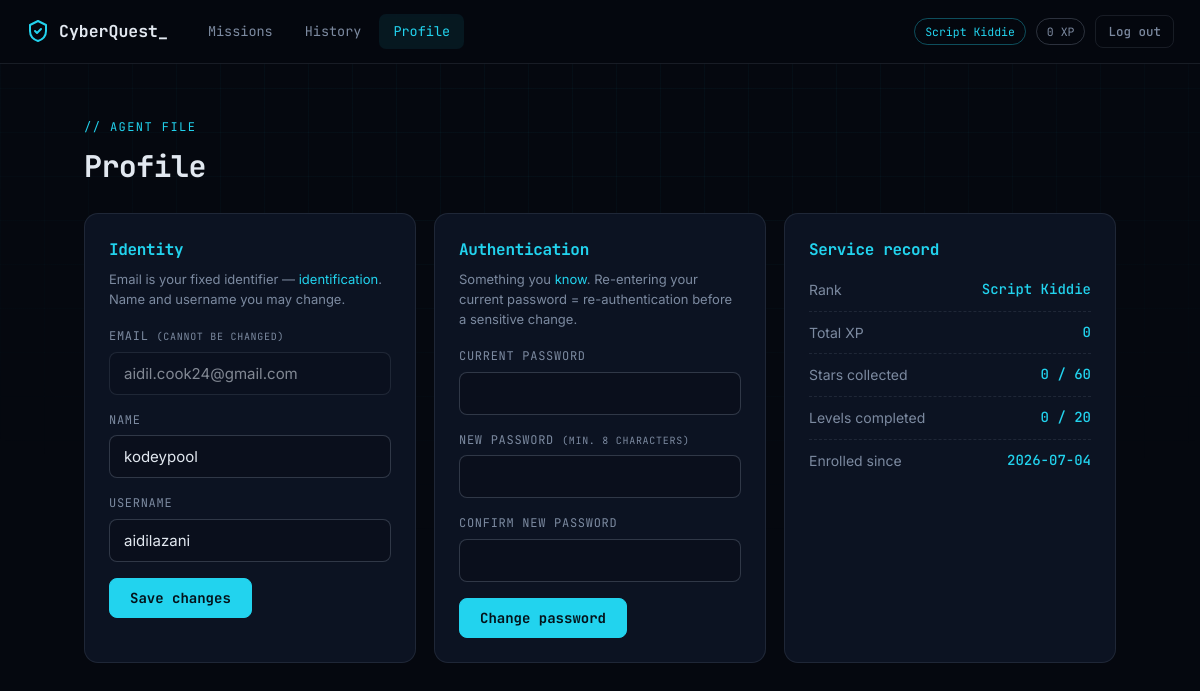
Screenshot of /profile (signed in) with the database file from the repository.
### tables this page shows
CREATE TABLE users (
            id            INTEGER PRIMARY KEY AUTOINCREMENT,
            email         TEXT UNIQUE NOT NULL COLLATE NOCASE,
            username      TEXT UNIQUE NOT NULL COLLATE NOCASE,
            name          TEXT NOT NULL,
            password_hash TEXT NOT NULL,
            created_at    TEXT NOT NULL
        );

### app.py (the view, shortened to what this page needs)
@app.route("/profile", methods=["GET", "POST"])
@login_required
def profile():
    user = current_user()
    stats = user_stats(user["id"])
    message = error = None
    return render_template(
        "profile.html", user=user, stats=stats, message=message, error=error
    )

### app.py (called while the page is built)
def get_db():
    if "db" not in g:
        g.db = sqlite3.connect(DB_PATH)
        g.db.row_factory = sqlite3.Row
        g.db.execute("PRAGMA foreign_keys = ON")
    return g.db

def login_required(view):
    @wraps(view)
    def wrapped(*args, **kwargs):
        if "user_id" not in session:
            if request.path.startswith("/api/"):
                return jsonify(error="Not authenticated"), 401
            return redirect(url_for("login"))
        return view(*args, **kwargs)
    return wrapped

def current_user():
    db = get_db()
    return db.execute(
        "SELECT * FROM users WHERE id = ?", (session["user_id"],)
    ).fetchone()

### templates/profile.html (shortened to what this page needs)
{% extends "base.html" %}
{% set active = 'profile' %}
{% block nav %}{% include "_nav.html" %}{% endblock %}
{% block content %}
<header class="page-head">
  <div>
    <p class="eyebrow">// Agent file</p>
    <h1>Profile</h1>
  </div>
</header>
<div class="profile-grid">
  <section class="panel">
    <h2 class="panel-title">Identity</h2>
    <p class="muted panel-note">Email is your fixed identifier — <em>identification</em>. Name and username you may change.</p>
    <form method="post">
      <label class="field">
        <span>Email <small>(cannot be changed)</small></span>
        <input type="email" value="{{ user.email }}" disabled>
      </label>
      <label class="field">
        <span>Name</span>
        <input type="text" name="name" value="{{ user.name }}" required>
      </label>
      <label class="field">
        <span>Username</span>
        <input type="text" name="username" value="{{ user.username }}" required>
      </label>
      <button class="btn btn-primary" type="submit">Save changes</button>
    </form>
  </section>
  <section class="panel">
    <h2 class="panel-title">Authentication</h2>
    <p class="muted panel-note">Something you <em>know</em>. Re-entering your current password = re-authentication before a sensitive change.</p>
    <form method="post">
      <label class="field">
        <span>Current password</span>
        <input type="password" name="current" required autocomplete="current-password">
      </label>
      <label class="field">
        <span>New password <small>(min. 8 characters)</small></span>
        <input type="password" name="new" required autocomplete="new-password">
      </label>
      <label class="field">
        <span>Confirm new password</span>
        <input type="password" name="confirm" required autocomplete="new-password">
      </label>
      <button class="btn btn-primary" type="submit">Change password</button>
    </form>
  </section>
  <section class="panel">
    <h2 class="panel-title">Service record</h2>
    <ul class="record-list">
      <li><span>Rank</span><strong>{{ stats.rank }}</strong></li>
      <li><span>Total XP</span><strong>{{ stats.xp }}</strong></li>
      <li><span>Stars collected</span><strong>{{ stats.stars }} / 60</strong></li>
      <li><span>Levels completed</span><strong>{{ stats.levels_done }} / 20</strong></li>
      <li><span>Enrolled since</span><strong>{{ user.created_at.split(' ')[0] }}</strong></li>
    </ul>
  </section>
</div>
{% endblock %}

### static/css/style.css (style rules this page uses)
:root { --bg: #05080f; --bg-soft: #0a0f1c; --panel: #0c1322; --panel-2: #101a2e; --line: rgba(148, 163, 184, 0.14); --line-strong: rgba(148, 163, 184, 0.28); --text: #e2e8f0; --muted: #7c8aa0; --accent: #22d3ee; --green: #34d399; --red: #f87171; --amber: #fbbf24; --violet: #a78bfa; --mono: 'JetBrains Mono', 'Consolas', 'Courier New', monospace; --sans: 'Inter', 'Segoe UI', system-ui, sans-serif; --radius: 12px; --shadow: 0 10px 40px rgba(0, 0, 0, 0.45); }
* { box-sizing: border-box; margin: 0; padding: 0; }
html { color-scheme: dark; }
body { background: var(--bg); color: var(--text); font-family: var(--sans); font-size: 15px; line-height: 1.55; min-height: 100vh; -webkit-font-smoothing: antialiased; }
h1, h2, h3 { font-family: var(--mono); letter-spacing: -0.02em; }
.muted { color: var(--muted); }
small { color: var(--muted); font-weight: 400; }
em { color: var(--accent); font-style: normal; }
.eyebrow { font-family: var(--mono); font-size: 12px; color: var(--accent); text-transform: uppercase; letter-spacing: 0.12em; margin-bottom: 6px; }
.btn { display: inline-flex; align-items: center; gap: 8px; font-family: var(--mono); font-size: 14px; font-weight: 500; padding: 10px 20px; border-radius: 8px; border: 1px solid var(--line-strong); background: transparent; color: var(--text); cursor: pointer; transition: all 0.15s ease; user-select: none; }
.btn-primary { background: var(--accent); border-color: var(--accent); color: #04121a; font-weight: 700; }
.field { display: block; margin-bottom: 16px; }
.field span { display: block; font-family: var(--mono); font-size: 12px; color: var(--muted); margin-bottom: 6px; text-transform: uppercase; letter-spacing: 0.06em; }
.field input { width: 100%; background: var(--bg-soft); border: 1px solid var(--line-strong); border-radius: 8px; padding: 11px 14px; color: var(--text); font-size: 15px; font-family: var(--sans); transition: border-color 0.15s, box-shadow 0.15s; }
.field input:disabled { opacity: 0.55; cursor: not-allowed; }
.page-head { display: flex; align-items: flex-end; justify-content: space-between; gap: 24px; margin: 26px 0 20px; flex-wrap: wrap; }
.page-head h1 { font-size: 30px; margin-bottom: 4px; }
.panel { background: var(--panel); border: 1px solid var(--line); border-radius: 14px; padding: 24px; }
.panel-title { font-size: 16px; margin-bottom: 6px; color: var(--accent); }
.panel-note { font-size: 13px; margin-bottom: 18px; }
.profile-grid { display: grid; grid-template-columns: repeat(auto-fit, minmax(300px, 1fr)); gap: 18px; margin-top: 8px; }
.record-list { list-style: none; }
.record-list li { display: flex; justify-content: space-between; padding: 10px 0; border-bottom: 1px dashed var(--line); font-size: 14px; }
.record-list li:last-child { border-bottom: none; }
.record-list span { color: var(--muted); }
.record-list strong { font-family: var(--mono); color: var(--accent); font-weight: 500; }

### rows the page displays
users: email "aidil.cook24@gmail.com", name "kodeypool", username "aidilazani", created_at "2026-07-04"

### other values shown
{{ stats.rank }} "Script Kiddie"
{{ stats.xp }} "0"
{{ stats.stars }} "0"
{{ stats.levels_done }} "0"
